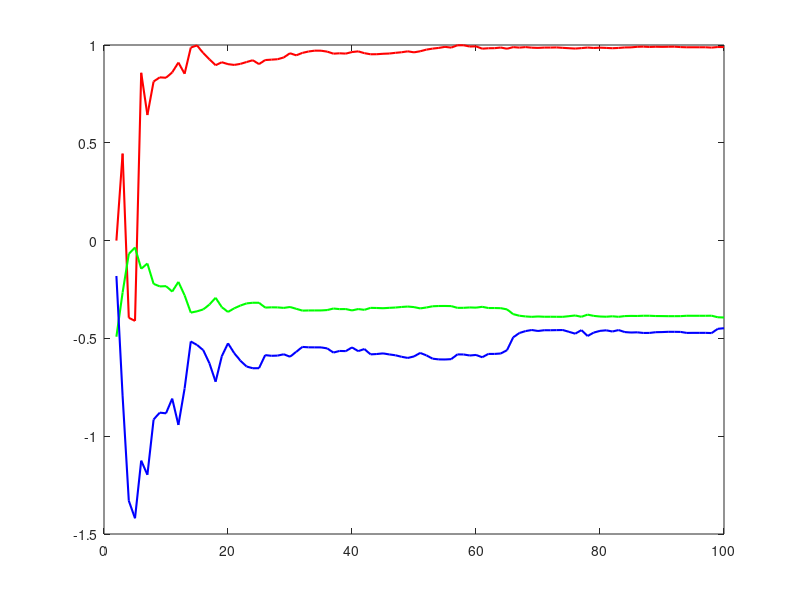

Reproduce this figure in MATLAB. (Note: this script raises an error after producing the figure.)
% Parameters
N = 100; % Number of samples
sigma2 = 0.5; % Variance of noise e(t)

% True parameters (for simulation)
true_a = 1; 
true_b = 0.5;
true_c = -0.5;

% Generate noise e(t)
e = sqrt(sigma2) * randn(N, 1); % White Gaussian noise with N(0, sigma2)

% Initialize system output y(t) and input u(t)
y = zeros(N, 1);
u = ones(N, 1);

% Simulate the system with feedback: u(t) = -0.2 * y(t)
for t = 2:N
    u(t) = -0.2 * y(t); % Feedback input
    y(t) = -true_a * y(t-1) + true_b * u(t-1) + true_c * e(t-1) + e(t);
end

% Recursive Least Squares (RLS) initialization
theta_hat = zeros(3, 1); % Initial parameter estimates [a, b, c]
P = 1e6 * eye(3); % Initial covariance matrix
phi = zeros(3, 1); % Regression vector

% Recursive estimation loop
theta_history = zeros(3, N); % To store parameter estimates over time
for t = 2:N
    % Form the regression vector
    phi = [-y(t-1); u(t-1); e(t-1)];
    
    % Compute prediction error
    epsilon = y(t) - phi' * theta_hat;
    
    % Compute Kalman gain
    K = P * phi / (phi' * P * phi + sigma2);
    
    % Update parameter estimates
    theta_hat = theta_hat + K * epsilon;
    
    % Update covariance matrix
    P = P - K * phi' * P;
    
    % Store parameter estimates
    theta_history(:, t) = theta_hat;
end

% Plot the results
figure;
plot(2:N, theta_history(1, 2:N), 'r', 'LineWidth', 1.5); hold on;
plot(2:N, theta_history(2, 2:N), 'g', 'LineWidth', 1.5);
plot(2:N, theta_history(3, 2:N), 'b', 'LineWidth', 1.5);
yline(true_a, '--r', 'True a');
yline(true_b, '--g', 'True b');
yline(true_c, '--b', 'True c');
xlabel('Time step');
ylabel('Parameter estimate');
legend('a estimate', 'b estimate', 'c estimate', 'Location', 'Best');
title('Parameter Estimation using RLS with Feedback');
grid on;
